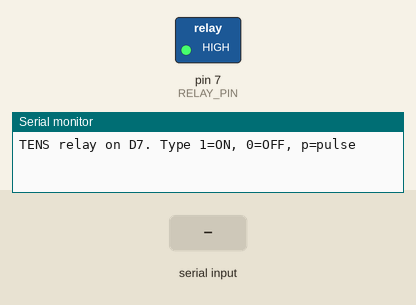
Bench run of a sketch on a simulated Arduino Uno, built with avr-gcc and run on an emulated ATmega328P. Parts: switched loads named in the sketch (green lamp = pin HIGH), the last lines printed to the serial monitor. Inputs (shaded band) come from the test bench.

Above: at 1.2 s.
1.3 s: "1" received over Serial
At 1.8 s:
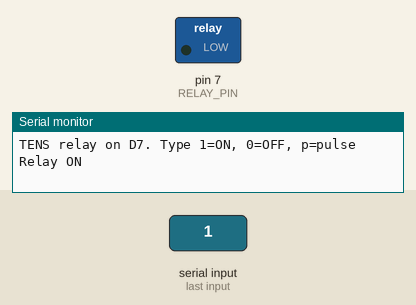
2.8 s: "0" received over Serial
At 4.0 s:
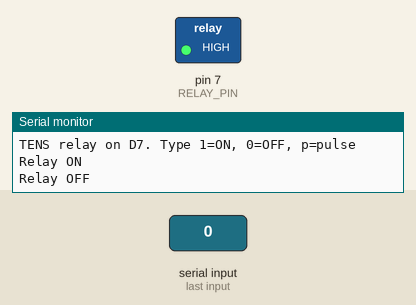
4.3 s: "p" received over Serial
At 5.1 s:
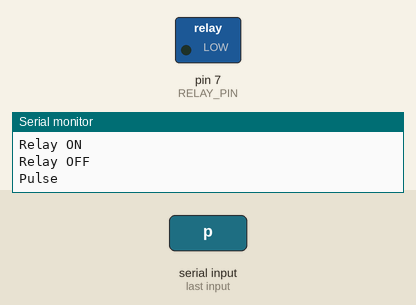
Timing chart, 0 to 7.3 s (numbered marks = the images above; inputs shaded):
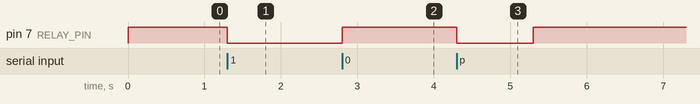

The sketch:

shock.ino
```cpp
// 4‑channel relay module, channel 1 on IN1
// IN1 is wired to Arduino digital pin 7
// Module is assumed ACTIVE-LOW: LOW = relay ON, HIGH = relay OFF

const int RELAY_PIN = 7;

void setup() {
  pinMode(RELAY_PIN, OUTPUT);
  digitalWrite(RELAY_PIN, HIGH);   // start with relay OFF
  Serial.begin(9600);
  Serial.println("TENS relay on D7. Type 1=ON, 0=OFF, p=pulse");
}

void loop() {
  if (Serial.available()) {
    char c = Serial.read();

    if (c == '1') {                 // keep relay ON
      digitalWrite(RELAY_PIN, LOW); // relay closes COM1-NO1
      Serial.println("Relay ON");
    }
    else if (c == '0') {            // keep relay OFF
      digitalWrite(RELAY_PIN, HIGH);
      Serial.println("Relay OFF");
    }
    else if (c == 'p') {            // 300 ms pulse
      Serial.println("Pulse");
      digitalWrite(RELAY_PIN, LOW); // ON
      delay(1000);
      digitalWrite(RELAY_PIN, HIGH); // OFF
    }
  }
}
```

Measured:
- after the input at 1.3 s, pin 7 (RELAY_PIN): HIGH → LOW at once
- after the input at 2.8 s, pin 7 (RELAY_PIN): LOW → HIGH at once
- after the input at 4.3 s, pin 7 (RELAY_PIN): HIGH → LOW at once, → HIGH 1.0 s later
